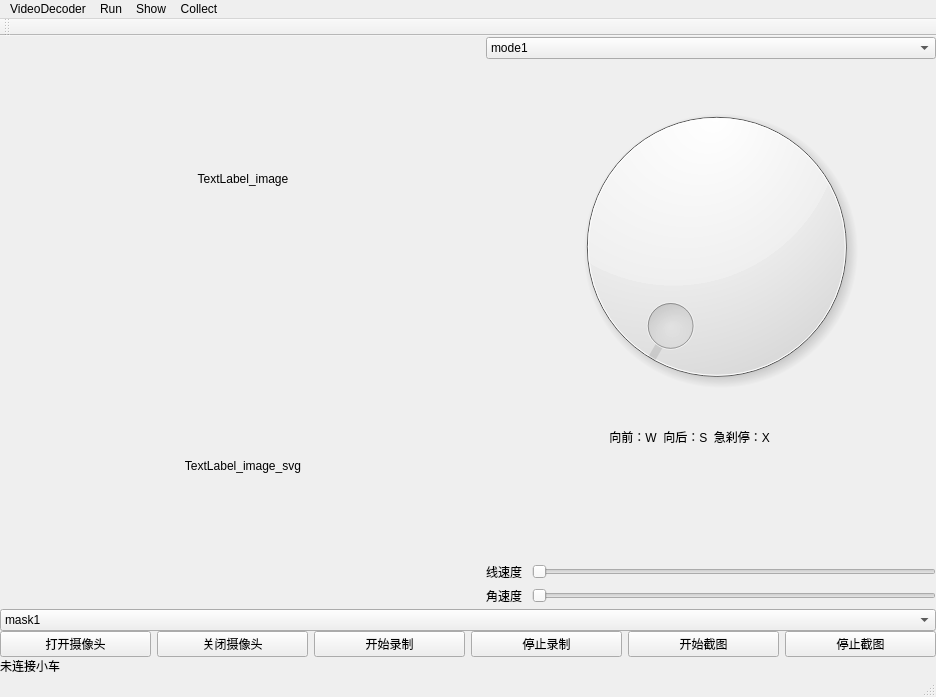
<?xml version="1.0" encoding="UTF-8"?>
<ui version="4.0">
 <class>MainWindow</class>
 <widget class="QMainWindow" name="MainWindow">
  <property name="geometry">
   <rect>
    <x>0</x>
    <y>0</y>
    <width>936</width>
    <height>697</height>
   </rect>
  </property>
  <property name="windowTitle">
   <string>Navigation.GPU</string>
  </property>
  <widget class="QWidget" name="centralWidget">
   <layout class="QVBoxLayout" name="verticalLayout_4" stretch="1000,1">
    <property name="spacing">
     <number>0</number>
    </property>
    <property name="leftMargin">
     <number>0</number>
    </property>
    <property name="topMargin">
     <number>0</number>
    </property>
    <property name="rightMargin">
     <number>0</number>
    </property>
    <property name="bottomMargin">
     <number>0</number>
    </property>
    <item>
     <layout class="QHBoxLayout" name="horizontalLayout" stretch="100,1">
      <property name="spacing">
       <number>0</number>
      </property>
      <item>
       <layout class="QVBoxLayout" name="verticalLayout_6" stretch="1,1">
        <property name="spacing">
         <number>1</number>
        </property>
        <property name="sizeConstraint">
         <enum>QLayout::SetMaximumSize</enum>
        </property>
        <item>
         <widget class="QLabel" name="label_Image">
          <property name="minimumSize">
           <size>
            <width>480</width>
            <height>270</height>
           </size>
          </property>
          <property name="maximumSize">
           <size>
            <width>1920</width>
            <height>1080</height>
           </size>
          </property>
          <property name="sizeIncrement">
           <size>
            <width>16</width>
            <height>9</height>
           </size>
          </property>
          <property name="baseSize">
           <size>
            <width>480</width>
            <height>270</height>
           </size>
          </property>
          <property name="text">
           <string>TextLabel_image</string>
          </property>
          <property name="scaledContents">
           <bool>false</bool>
          </property>
          <property name="alignment">
           <set>Qt::AlignCenter</set>
          </property>
         </widget>
        </item>
        <item>
         <widget class="QLabel" name="label_Image_svg">
          <property name="minimumSize">
           <size>
            <width>480</width>
            <height>270</height>
           </size>
          </property>
          <property name="maximumSize">
           <size>
            <width>1920</width>
            <height>1080</height>
           </size>
          </property>
          <property name="sizeIncrement">
           <size>
            <width>16</width>
            <height>9</height>
           </size>
          </property>
          <property name="baseSize">
           <size>
            <width>480</width>
            <height>270</height>
           </size>
          </property>
          <property name="text">
           <string>TextLabel_image_svg</string>
          </property>
          <property name="alignment">
           <set>Qt::AlignCenter</set>
          </property>
         </widget>
        </item>
       </layout>
      </item>
      <item>
       <layout class="QVBoxLayout" name="verticalLayout_5">
        <property name="spacing">
         <number>1</number>
        </property>
        <property name="sizeConstraint">
         <enum>QLayout::SetFixedSize</enum>
        </property>
        <item>
         <widget class="QComboBox" name="comboBox">
          <item>
           <property name="text">
            <string>mode1</string>
           </property>
          </item>
          <item>
           <property name="text">
            <string>mode2</string>
           </property>
          </item>
         </widget>
        </item>
        <item>
         <widget class="QStackedWidget" name="stackedWidget">
          <property name="minimumSize">
           <size>
            <width>450</width>
            <height>300</height>
           </size>
          </property>
          <property name="maximumSize">
           <size>
            <width>500</width>
            <height>500</height>
           </size>
          </property>
          <property name="sizeIncrement">
           <size>
            <width>1</width>
            <height>1</height>
           </size>
          </property>
          <property name="currentIndex">
           <number>0</number>
          </property>
          <widget class="QWidget" name="page_3">
           <widget class="RoundProgressBar" name="roundProgressBar" native="true">
            <property name="geometry">
             <rect>
              <x>70</x>
              <y>20</y>
              <width>321</width>
              <height>331</height>
             </rect>
            </property>
            <widget class="QDial" name="dial">
             <property name="geometry">
              <rect>
               <x>0</x>
               <y>0</y>
               <width>321</width>
               <height>331</height>
              </rect>
             </property>
            </widget>
           </widget>
           <widget class="QLabel" name="label_3">
            <property name="geometry">
             <rect>
              <x>120</x>
              <y>360</y>
              <width>221</width>
              <height>31</height>
             </rect>
            </property>
            <property name="text">
             <string> 向前：W  向后：S  急刹停：X</string>
            </property>
           </widget>
          </widget>
          <widget class="QWidget" name="page">
           <widget class="QWidget" name="layoutWidget">
            <property name="geometry">
             <rect>
              <x>40</x>
              <y>60</y>
              <width>371</width>
              <height>231</height>
             </rect>
            </property>
            <layout class="QVBoxLayout" name="verticalLayout">
             <item>
              <layout class="QHBoxLayout" name="horizontalLayout_2">
               <item>
                <widget class="QPushButton" name="UP_LEFT">
                 <property name="text">
                  <string>UP_LEFT</string>
                 </property>
                </widget>
               </item>
               <item>
                <widget class="QPushButton" name="up">
                 <property name="text">
                  <string>UP</string>
                 </property>
                </widget>
               </item>
               <item>
                <widget class="QPushButton" name="UP_RIGHT">
                 <property name="text">
                  <string>UP_RIGHT</string>
                 </property>
                </widget>
               </item>
              </layout>
             </item>
             <item>
              <layout class="QHBoxLayout" name="horizontalLayout_3">
               <item>
                <widget class="QPushButton" name="LEFT">
                 <property name="text">
                  <string>LEFT</string>
                 </property>
                </widget>
               </item>
               <item>
                <widget class="QPushButton" name="STOP">
                 <property name="text">
                  <string>STOP</string>
                 </property>
                </widget>
               </item>
               <item>
                <widget class="QPushButton" name="RIGHT">
                 <property name="text">
                  <string>RIGHT</string>
                 </property>
                </widget>
               </item>
              </layout>
             </item>
             <item>
              <layout class="QHBoxLayout" name="horizontalLayout_4">
               <item>
                <widget class="QPushButton" name="DOWN_LEFT">
                 <property name="text">
                  <string>DOWN_LEFT</string>
                 </property>
                </widget>
               </item>
               <item>
                <widget class="QPushButton" name="DOWN">
                 <property name="text">
                  <string>DOWN</string>
                 </property>
                </widget>
               </item>
               <item>
                <widget class="QPushButton" name="DOWN_RIGHT">
                 <property name="text">
                  <string>DOWN_RIGHT</string>
                 </property>
                </widget>
               </item>
              </layout>
             </item>
            </layout>
           </widget>
          </widget>
         </widget>
        </item>
        <item>
         <layout class="QVBoxLayout" name="verticalLayout_3">
          <item>
           <layout class="QVBoxLayout" name="verticalLayout_2">
            <item>
             <layout class="QHBoxLayout" name="horizontalLayout_5">
              <item>
               <widget class="QLabel" name="label">
                <property name="text">
                 <string>线速度 </string>
                </property>
               </widget>
              </item>
              <item>
               <widget class="QSlider" name="xian">
                <property name="orientation">
                 <enum>Qt::Horizontal</enum>
                </property>
               </widget>
              </item>
             </layout>
            </item>
            <item>
             <layout class="QHBoxLayout" name="horizontalLayout_7">
              <item>
               <widget class="QLabel" name="label_2">
                <property name="text">
                 <string>角速度 </string>
                </property>
               </widget>
              </item>
              <item>
               <widget class="QSlider" name="jiao">
                <property name="orientation">
                 <enum>Qt::Horizontal</enum>
                </property>
               </widget>
              </item>
             </layout>
            </item>
           </layout>
          </item>
         </layout>
        </item>
       </layout>
      </item>
     </layout>
    </item>
    <item>
     <layout class="QVBoxLayout" name="verticalLayout_7">
      <property name="spacing">
       <number>0</number>
      </property>
      <property name="sizeConstraint">
       <enum>QLayout::SetDefaultConstraint</enum>
      </property>
      <item>
       <widget class="QComboBox" name="obs_box">
        <item>
         <property name="text">
          <string>mask1</string>
         </property>
        </item>
        <item>
         <property name="text">
          <string>mask2</string>
         </property>
        </item>
        <item>
         <property name="text">
          <string>mask3</string>
         </property>
        </item>
        <item>
         <property name="text">
          <string>mask4</string>
         </property>
        </item>
        <item>
         <property name="text">
          <string>mask5</string>
         </property>
        </item>
        <item>
         <property name="text">
          <string>mask6</string>
         </property>
        </item>
       </widget>
      </item>
      <item>
       <layout class="QHBoxLayout" name="horizontalLayout_8">
        <item>
         <widget class="QPushButton" name="open_cam">
          <property name="text">
           <string>打开摄像头</string>
          </property>
         </widget>
        </item>
        <item>
         <widget class="QPushButton" name="close_cam">
          <property name="text">
           <string>关闭摄像头</string>
          </property>
         </widget>
        </item>
        <item>
         <widget class="QPushButton" name="start">
          <property name="text">
           <string>开始录制</string>
          </property>
         </widget>
        </item>
        <item>
         <widget class="QPushButton" name="stop">
          <property name="text">
           <string>停止录制</string>
          </property>
         </widget>
        </item>
        <item>
         <widget class="QPushButton" name="tu_startButton">
          <property name="text">
           <string>开始截图</string>
          </property>
         </widget>
        </item>
        <item>
         <widget class="QPushButton" name="tu_stopButton">
          <property name="text">
           <string>停止截图</string>
          </property>
         </widget>
        </item>
       </layout>
      </item>
      <item>
       <layout class="QHBoxLayout" name="horizontalLayout_6">
        <item>
         <widget class="QLabel" name="xieche">
          <property name="text">
           <string>未连接小车</string>
          </property>
         </widget>
        </item>
       </layout>
      </item>
     </layout>
    </item>
   </layout>
  </widget>
  <widget class="QMenuBar" name="menuBar">
   <property name="geometry">
    <rect>
     <x>0</x>
     <y>0</y>
     <width>936</width>
     <height>23</height>
    </rect>
   </property>
   <widget class="QMenu" name="menuVideoDecoder">
    <property name="title">
     <string>VideoDecoder</string>
    </property>
    <widget class="QMenu" name="menuColorMode">
     <property name="title">
      <string>ColorMode</string>
     </property>
     <addaction name="actionBGRA"/>
     <addaction name="actionYUV420P"/>
    </widget>
    <widget class="QMenu" name="menuSize">
     <property name="title">
      <string>Size</string>
     </property>
     <addaction name="action960X540"/>
     <addaction name="action1920X1080"/>
    </widget>
    <addaction name="menuSize"/>
    <addaction name="menuColorMode"/>
   </widget>
   <widget class="QMenu" name="menuRun">
    <property name="title">
     <string>Run</string>
    </property>
    <addaction name="actionRunOnce"/>
    <addaction name="actionRun"/>
   </widget>
   <widget class="QMenu" name="menuShow">
    <property name="title">
     <string>Show</string>
    </property>
    <addaction name="actionShowSafeArea"/>
    <addaction name="actionShowRunDirection"/>
   </widget>
   <widget class="QMenu" name="menuCollect">
    <property name="title">
     <string>Collect</string>
    </property>
    <addaction name="actionCollectOnce"/>
    <addaction name="actionCollectAlways"/>
   </widget>
   <addaction name="menuVideoDecoder"/>
   <addaction name="menuRun"/>
   <addaction name="menuShow"/>
   <addaction name="menuCollect"/>
  </widget>
  <widget class="QToolBar" name="mainToolBar">
   <attribute name="toolBarArea">
    <enum>TopToolBarArea</enum>
   </attribute>
   <attribute name="toolBarBreak">
    <bool>false</bool>
   </attribute>
  </widget>
  <widget class="QStatusBar" name="statusBar"/>
  <action name="actionBGRA">
   <property name="text">
    <string>BGRA</string>
   </property>
  </action>
  <action name="actionYUV420P">
   <property name="text">
    <string>YUV420P</string>
   </property>
  </action>
  <action name="action960X540_2">
   <property name="text">
    <string>960X540</string>
   </property>
  </action>
  <action name="action1920X1080">
   <property name="text">
    <string>1920X1080</string>
   </property>
  </action>
  <action name="action960X540">
   <property name="text">
    <string>960X540</string>
   </property>
  </action>
  <action name="actionRunOnce">
   <property name="checkable">
    <bool>false</bool>
   </property>
   <property name="text">
    <string>RunOnce</string>
   </property>
  </action>
  <action name="actionRun">
   <property name="checkable">
    <bool>true</bool>
   </property>
   <property name="text">
    <string>Run</string>
   </property>
  </action>
  <action name="actionShowSafeArea">
   <property name="checkable">
    <bool>true</bool>
   </property>
   <property name="text">
    <string>ShowSafeArea</string>
   </property>
  </action>
  <action name="actionShowRunDirection">
   <property name="checkable">
    <bool>true</bool>
   </property>
   <property name="text">
    <string>ShowRunDirection</string>
   </property>
  </action>
  <action name="actionCollectOnce">
   <property name="text">
    <string>CollectOnce</string>
   </property>
  </action>
  <action name="actionCollectAlways">
   <property name="checkable">
    <bool>true</bool>
   </property>
   <property name="text">
    <string>CollectAlways</string>
   </property>
  </action>
 </widget>
 <layoutdefault spacing="6" margin="11"/>
 <customwidgets>
  <customwidget>
   <class>RoundProgressBar</class>
   <extends>QWidget</extends>
   <header>roundprogressbar.h</header>
   <container>1</container>
  </customwidget>
 </customwidgets>
 <resources/>
 <connections/>
</ui>
